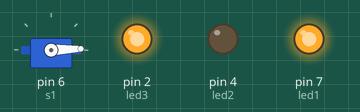
A sketch run on a simulated Arduino Uno, built with avr-gcc and run on an emulated ATmega328P. On the bench: servo, output pins drawn as LEDs (lit = HIGH).

Above: at 0.05 s.
At 0.9 s:
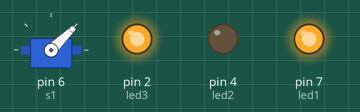
At 1.8 s:
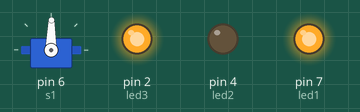
At 3.6 s:
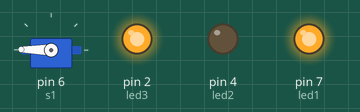
At 5.4 s:
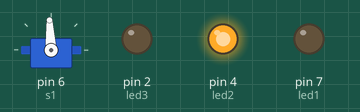
At 7.25 s:
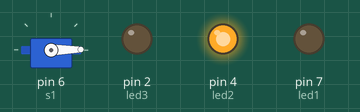
Timing chart, 0 to 9.5 s (numbered marks = the images above):
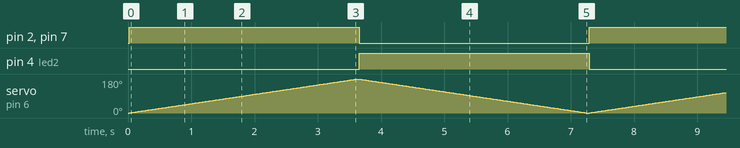

The sketch:

sketch_jan8a_Servo.ino
```cpp
#include<Servo.h>
Servo s1;
int led1=7;
int led2=4;
int led3=2;
void setup() {

  s1.attach(6);
  pinMode(7,OUTPUT);
  pinMode(4,OUTPUT);
  pinMode(2,OUTPUT);
}

void loop() {

 /*s1.write(0);
 delay(1000);
 s1.write(180);
 delay(1000);
 s1.write(0);
 delay(1000);*/

  for (int i=0; i<= 180; i+= 1)
   {
    s1.write(i);
    delay(20);
    digitalWrite(led1,HIGH);
    digitalWrite(led2,LOW);
    digitalWrite(led3,HIGH);

   }

 for (int i=180; i>=0; i-= 1)
   {
    s1.write(i);
    delay(20);
    digitalWrite(led1,LOW);
    digitalWrite(led2,HIGH);
    digitalWrite(led3,LOW);
   }
}
```

Measured:
- by itself, pin 2 (led3), pin 4 (led2), pin 7 (led1): alternates HIGH for 3.6 s and LOW for 3.6 s
